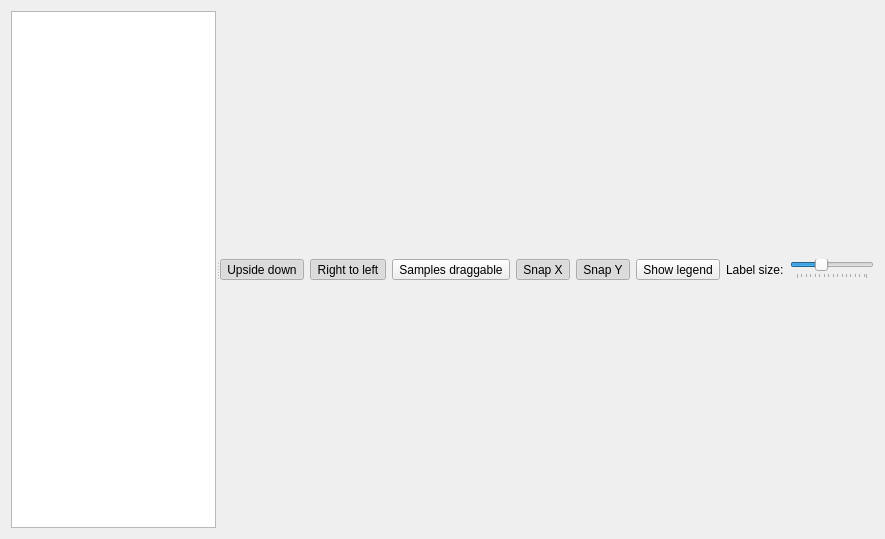
<?xml version="1.0" encoding="UTF-8"?>
<ui version="4.0">
 <class>Form</class>
 <widget class="QWidget" name="Form">
  <property name="geometry">
   <rect>
    <x>0</x>
    <y>0</y>
    <width>885</width>
    <height>539</height>
   </rect>
  </property>
  <property name="sizePolicy">
   <sizepolicy hsizetype="MinimumExpanding" vsizetype="Preferred">
    <horstretch>0</horstretch>
    <verstretch>0</verstretch>
   </sizepolicy>
  </property>
  <property name="windowTitle">
   <string>Check sample positions</string>
  </property>
  <property name="windowIcon">
   <iconset resource="../../../resource/icons/icons.qrc">
    <normaloff>:/icons/sample_positions.svg</normaloff>:/icons/sample_positions.svg</iconset>
  </property>
  <layout class="QVBoxLayout" name="verticalLayout_2">
   <item>
    <widget class="QSplitter" name="splitter">
     <property name="sizePolicy">
      <sizepolicy hsizetype="MinimumExpanding" vsizetype="Preferred">
       <horstretch>0</horstretch>
       <verstretch>0</verstretch>
      </sizepolicy>
     </property>
     <property name="orientation">
      <enum>Qt::Horizontal</enum>
     </property>
     <widget class="QTreeView" name="treeView">
      <property name="sizePolicy">
       <sizepolicy hsizetype="MinimumExpanding" vsizetype="Expanding">
        <horstretch>1</horstretch>
        <verstretch>0</verstretch>
       </sizepolicy>
      </property>
      <property name="horizontalScrollBarPolicy">
       <enum>Qt::ScrollBarAlwaysOff</enum>
      </property>
      <property name="sizeAdjustPolicy">
       <enum>QAbstractScrollArea::AdjustToContents</enum>
      </property>
      <property name="alternatingRowColors">
       <bool>true</bool>
      </property>
     </widget>
     <widget class="QWidget" name="verticalLayoutWidget">
      <layout class="QVBoxLayout" name="verticalLayout">
       <item>
        <layout class="QHBoxLayout" name="horizontalLayout">
         <item>
          <widget class="QToolButton" name="upsideDownToolButton">
           <property name="text">
            <string>Upside down</string>
           </property>
           <property name="icon">
            <iconset resource="../../../resource/icons/icons.qrc">
             <normaloff>:/icons/graph_orientation_lower.svg</normaloff>
             <normalon>:/icons/graph_orientation_upper.svg</normalon>:/icons/graph_orientation_lower.svg</iconset>
           </property>
           <property name="iconSize">
            <size>
             <width>32</width>
             <height>32</height>
            </size>
           </property>
           <property name="checkable">
            <bool>true</bool>
           </property>
           <property name="checked">
            <bool>true</bool>
           </property>
          </widget>
         </item>
         <item>
          <widget class="QToolButton" name="rightToLeftToolButton">
           <property name="text">
            <string>Right to left</string>
           </property>
           <property name="icon">
            <iconset resource="../../../resource/icons/icons.qrc">
             <normaloff>:/icons/graph_orientation_ltr.svg</normaloff>
             <normalon>:/icons/graph_orientation_rtl.svg</normalon>:/icons/graph_orientation_ltr.svg</iconset>
           </property>
           <property name="iconSize">
            <size>
             <width>32</width>
             <height>32</height>
            </size>
           </property>
           <property name="checkable">
            <bool>true</bool>
           </property>
           <property name="checked">
            <bool>true</bool>
           </property>
          </widget>
         </item>
         <item>
          <widget class="QToolButton" name="enableDragSamplesToolButton">
           <property name="toolTip">
            <string>Enable changing sample positions by dragging</string>
           </property>
           <property name="text">
            <string>Samples draggable</string>
           </property>
           <property name="icon">
            <iconset resource="../../../resource/icons/icons.qrc">
             <normaloff>:/icons/lockpositions.svg</normaloff>
             <normalon>:/icons/unlockpositions.svg</normalon>:/icons/lockpositions.svg</iconset>
           </property>
           <property name="iconSize">
            <size>
             <width>32</width>
             <height>32</height>
            </size>
           </property>
           <property name="checkable">
            <bool>true</bool>
           </property>
           <property name="checked">
            <bool>false</bool>
           </property>
          </widget>
         </item>
         <item>
          <widget class="QToolButton" name="snapXToolButton">
           <property name="toolTip">
            <string>When moving a sample, snap to the nearest X coordinate</string>
           </property>
           <property name="text">
            <string>Snap X</string>
           </property>
           <property name="icon">
            <iconset resource="../../../resource/icons/icons.qrc">
             <normaloff>:/icons/snapx.svg</normaloff>:/icons/snapx.svg</iconset>
           </property>
           <property name="iconSize">
            <size>
             <width>32</width>
             <height>32</height>
            </size>
           </property>
           <property name="checkable">
            <bool>true</bool>
           </property>
           <property name="checked">
            <bool>true</bool>
           </property>
          </widget>
         </item>
         <item>
          <widget class="QToolButton" name="snapYToolButton">
           <property name="toolTip">
            <string>When moving a sample, snap to the nearest Y coordinate</string>
           </property>
           <property name="text">
            <string>Snap Y</string>
           </property>
           <property name="icon">
            <iconset resource="../../../resource/icons/icons.qrc">
             <normaloff>:/icons/snapy.svg</normaloff>:/icons/snapy.svg</iconset>
           </property>
           <property name="iconSize">
            <size>
             <width>32</width>
             <height>32</height>
            </size>
           </property>
           <property name="checkable">
            <bool>true</bool>
           </property>
           <property name="checked">
            <bool>true</bool>
           </property>
          </widget>
         </item>
         <item>
          <widget class="QToolButton" name="showLabelsToolButton">
           <property name="sizePolicy">
            <sizepolicy hsizetype="Fixed" vsizetype="Fixed">
             <horstretch>1</horstretch>
             <verstretch>0</verstretch>
            </sizepolicy>
           </property>
           <property name="toolTip">
            <string>Show/hide sample names</string>
           </property>
           <property name="text">
            <string>Show legend</string>
           </property>
           <property name="icon">
            <iconset resource="../../../resource/icons/icons.qrc">
             <normaloff>:/icons/legend.svg</normaloff>:/icons/legend.svg</iconset>
           </property>
           <property name="iconSize">
            <size>
             <width>32</width>
             <height>32</height>
            </size>
           </property>
           <property name="checkable">
            <bool>true</bool>
           </property>
          </widget>
         </item>
         <item>
          <widget class="QLabel" name="label">
           <property name="text">
            <string>Label size:</string>
           </property>
          </widget>
         </item>
         <item>
          <widget class="QSlider" name="labelSizeHorizontalSlider">
           <property name="minimum">
            <number>1</number>
           </property>
           <property name="maximum">
            <number>32</number>
           </property>
           <property name="value">
            <number>12</number>
           </property>
           <property name="orientation">
            <enum>Qt::Horizontal</enum>
           </property>
           <property name="tickPosition">
            <enum>QSlider::TicksBelow</enum>
           </property>
           <property name="tickInterval">
            <number>2</number>
           </property>
          </widget>
         </item>
         <item>
          <spacer name="horizontalSpacer">
           <property name="orientation">
            <enum>Qt::Horizontal</enum>
           </property>
           <property name="sizeHint" stdset="0">
            <size>
             <width>0</width>
             <height>0</height>
            </size>
           </property>
          </spacer>
         </item>
        </layout>
       </item>
      </layout>
     </widget>
    </widget>
   </item>
  </layout>
 </widget>
 <resources>
  <include location="../../../resource/icons/icons.qrc"/>
 </resources>
 <connections/>
</ui>
